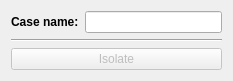
<?xml version="1.0" encoding="UTF-8"?>
<ui version="4.0">
 <class>Isolator</class>
 <widget class="QMainWindow" name="Isolator">
  <property name="geometry">
   <rect>
    <x>0</x>
    <y>0</y>
    <width>233</width>
    <height>78</height>
   </rect>
  </property>
  <property name="windowTitle">
   <string>Isolator</string>
  </property>
  <widget class="QWidget" name="centralWidget">
   <layout class="QGridLayout" name="gridLayout_2">
    <item row="0" column="0">
     <layout class="QVBoxLayout" name="verticalLayout">
      <item>
       <layout class="QFormLayout" name="formLayout">
        <item row="0" column="0">
         <widget class="QLabel" name="label_case">
          <property name="font">
           <font>
            <weight>75</weight>
            <bold>true</bold>
           </font>
          </property>
          <property name="text">
           <string>Case name:</string>
          </property>
         </widget>
        </item>
        <item row="0" column="1">
         <widget class="QLineEdit" name="case_name"/>
        </item>
       </layout>
      </item>
      <item>
       <widget class="Line" name="line">
        <property name="orientation">
         <enum>Qt::Horizontal</enum>
        </property>
       </widget>
      </item>
      <item>
       <widget class="QPushButton" name="isolate">
        <property name="enabled">
         <bool>false</bool>
        </property>
        <property name="text">
         <string>Isolate</string>
        </property>
       </widget>
      </item>
     </layout>
    </item>
   </layout>
  </widget>
 </widget>
 <layoutdefault spacing="6" margin="11"/>
 <resources/>
 <connections>
  <connection>
   <sender>case_name</sender>
   <signal>returnPressed()</signal>
   <receiver>isolate</receiver>
   <slot>click()</slot>
   <hints>
    <hint type="sourcelabel">
     <x>163</x>
     <y>57</y>
    </hint>
    <hint type="destinationlabel">
     <x>149</x>
     <y>91</y>
    </hint>
   </hints>
  </connection>
 </connections>
</ui>
